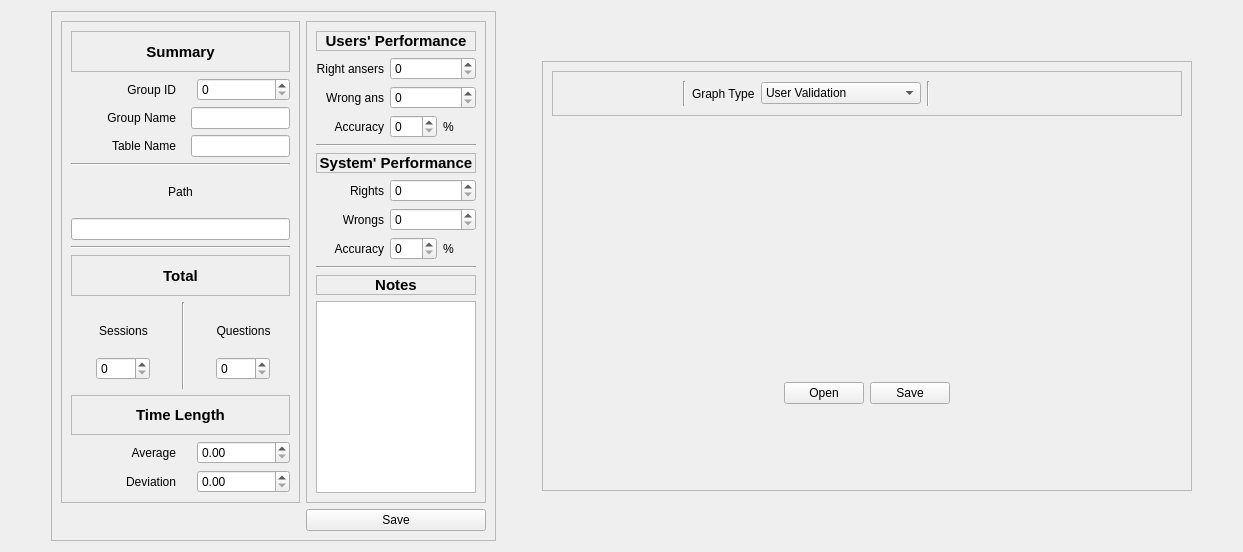
          <widget class="QWidget" name="tab_2">
           <attribute name="title">
            <string>Page</string>
           </attribute>
           <layout class="QHBoxLayout" name="horizontalLayout_20">
            <item>
             <spacer name="horizontalSpacer_75">
              <property name="orientation">
               <enum>Qt::Horizontal</enum>
              </property>
              <property name="sizeHint" stdset="0">
               <size>
                <width>40</width>
                <height>20</height>
               </size>
              </property>
             </spacer>
            </item>
            <item>
             <widget class="QFrame" name="frame_58">
              <property name="maximumSize">
               <size>
                <width>600</width>
                <height>16777215</height>
               </size>
              </property>
              <property name="frameShape">
               <enum>QFrame::StyledPanel</enum>
              </property>
              <property name="frameShadow">
               <enum>QFrame::Raised</enum>
              </property>
              <layout class="QGridLayout" name="gridLayout_93">
               <item row="0" column="1">
                <widget class="QFrame" name="frame_95">
                 <property name="minimumSize">
                  <size>
                   <width>0</width>
                   <height>0</height>
                  </size>
                 </property>
                 <property name="maximumSize">
                  <size>
                   <width>180</width>
                   <height>16777215</height>
                  </size>
                 </property>
                 <property name="frameShape">
                  <enum>QFrame::StyledPanel</enum>
                 </property>
                 <property name="frameShadow">
                  <enum>QFrame::Raised</enum>
                 </property>
                 <layout class="QGridLayout" name="gridLayout_90">
                  <item row="2" column="0">
                   <widget class="QLabel" name="label_259">
                    <property name="text">
                     <string>Right ansers</string>
                    </property>
                    <property name="alignment">
                     <set>Qt::AlignRight|Qt::AlignTrailing|Qt::AlignVCenter</set>
                    </property>
                   </widget>
                  </item>
                  <item row="9" column="0">
                   <widget class="QLabel" name="label_266">
                    <property name="text">
                     <string>Wrongs</string>
                    </property>
                    <property name="alignment">
                     <set>Qt::AlignRight|Qt::AlignTrailing|Qt::AlignVCenter</set>
                    </property>
                   </widget>
                  </item>
                  <item row="8" column="0">
                   <widget class="QLabel" name="label_267">
                    <property name="text">
                     <string>Rights</string>
                    </property>
                    <property name="alignment">
                     <set>Qt::AlignRight|Qt::AlignTrailing|Qt::AlignVCenter</set>
                    </property>
                   </widget>
                  </item>
                  <item row="4" column="0">
                   <widget class="QLabel" name="label_261">
                    <property name="text">
                     <string>Accuracy</string>
                    </property>
                    <property name="alignment">
                     <set>Qt::AlignRight|Qt::AlignTrailing|Qt::AlignVCenter</set>
                    </property>
                   </widget>
                  </item>
                  <item row="3" column="0">
                   <widget class="QLabel" name="label_262">
                    <property name="text">
                     <string>Wrong ans</string>
                    </property>
                    <property name="alignment">
                     <set>Qt::AlignRight|Qt::AlignTrailing|Qt::AlignVCenter</set>
                    </property>
                   </widget>
                  </item>
                  <item row="6" column="0" colspan="3">
                   <widget class="QLabel" name="label_264">
                    <property name="font">
                     <font>
                      <pointsize>11</pointsize>
                      <weight>75</weight>
                      <bold>true</bold>
                     </font>
                    </property>
                    <property name="frameShape">
                     <enum>QFrame::StyledPanel</enum>
                    </property>
                    <property name="text">
                     <string>System' Performance</string>
                    </property>
                    <property name="alignment">
                     <set>Qt::AlignCenter</set>
                    </property>
                   </widget>
                  </item>
                  <item row="3" column="1" colspan="2">
                   <widget class="QSpinBox" name="group_uw_spinBox">
                    <property name="maximum">
                     <number>9999</number>
                    </property>
                   </widget>
                  </item>
                  <item row="10" column="1">
                   <widget class="QSpinBox" name="group_sa_spinBox">
                    <property name="maximum">
                     <number>100</number>
                    </property>
                   </widget>
                  </item>
                  <item row="12" column="0" colspan="3">
                   <widget class="QLabel" name="label_265">
                    <property name="font">
                     <font>
                      <pointsize>11</pointsize>
                      <weight>75</weight>
                      <bold>true</bold>
                     </font>
                    </property>
                    <property name="frameShape">
                     <enum>QFrame::StyledPanel</enum>
                    </property>
                    <property name="text">
                     <string>Notes</string>
                    </property>
                    <property name="alignment">
                     <set>Qt::AlignCenter</set>
                    </property>
                   </widget>
                  </item>
                  <item row="0" column="0" colspan="3">
                   <widget class="QLabel" name="label_263">
                    <property name="font">
                     <font>
                      <pointsize>11</pointsize>
                      <weight>75</weight>
                      <bold>true</bold>
                     </font>
                    </property>
                    <property name="frameShape">
                     <enum>QFrame::StyledPanel</enum>
                    </property>
                    <property name="text">
                     <string>Users' Performance</string>
                    </property>
                    <property name="alignment">
                     <set>Qt::AlignCenter</set>
                    </property>
                   </widget>
                  </item>
                  <item row="4" column="1">
                   <widget class="QSpinBox" name="group_ua_spinBox">
                    <property name="maximum">
                     <number>100</number>
                    </property>
                   </widget>
                  </item>
                  <item row="2" column="1" colspan="2">
                   <widget class="QSpinBox" name="group_ur_spinBox">
                    <property name="maximum">
                     <number>9999</number>
                    </property>
                   </widget>
                  </item>
                  <item row="10" column="0">
                   <widget class="QLabel" name="label_268">
                    <property name="text">
                     <string>Accuracy</string>
                    </property>
                    <property name="alignment">
                     <set>Qt::AlignRight|Qt::AlignTrailing|Qt::AlignVCenter</set>
                    </property>
                   </widget>
                  </item>
                  <item row="10" column="2">
                   <widget class="QLabel" name="label_260">
                    <property name="text">
                     <string>%</string>
                    </property>
                   </widget>
                  </item>
                  <item row="4" column="2">
                   <widget class="QLabel" name="label_258">
                    <property name="text">
                     <string>%</string>
                    </property>
                   </widget>
                  </item>
                  <item row="13" column="0" colspan="3">
                   <widget class="QTextEdit" name="group_obs_textEdit"/>
                  </item>
                  <item row="5" column="0" colspan="3">
                   <widget class="Line" name="line_41">
                    <property name="orientation">
                     <enum>Qt::Horizontal</enum>
                    </property>
                   </widget>
                  </item>
                  <item row="11" column="0" colspan="3">
                   <widget class="Line" name="line_40">
                    <property name="orientation">
                     <enum>Qt::Horizontal</enum>
                    </property>
                   </widget>
                  </item>
                  <item row="8" column="1" colspan="2">
                   <widget class="QSpinBox" name="group_sr_spinBox">
                    <property name="maximum">
                     <number>9999</number>
                    </property>
                   </widget>
                  </item>
                  <item row="9" column="1" colspan="2">
                   <widget class="QSpinBox" name="group_sw_spinBox">
                    <property name="maximum">
                     <number>9999</number>
                    </property>
                   </widget>
                  </item>
                 </layout>
                </widget>
               </item>
               <item row="0" column="0">
                <widget class="QFrame" name="frame_84">
                 <property name="maximumSize">
                  <size>
                   <width>239</width>
                   <height>16777215</height>
                  </size>
                 </property>
                 <property name="frameShape">
                  <enum>QFrame::StyledPanel</enum>
                 </property>
                 <property name="frameShadow">
                  <enum>QFrame::Raised</enum>
                 </property>
                 <layout class="QGridLayout" name="gridLayout_87">
                  <item row="8" column="0" colspan="4">
                   <widget class="QLabel" name="label_270">
                    <property name="font">
                     <font>
                      <pointsize>11</pointsize>
                      <weight>75</weight>
                      <bold>true</bold>
                     </font>
                    </property>
                    <property name="frameShape">
                     <enum>QFrame::StyledPanel</enum>
                    </property>
                    <property name="text">
                     <string>Total</string>
                    </property>
                    <property name="alignment">
                     <set>Qt::AlignCenter</set>
                    </property>
                   </widget>
                  </item>
                  <item row="9" column="1" rowspan="2">
                   <widget class="Line" name="line">
                    <property name="orientation">
                     <enum>Qt::Vertical</enum>
                    </property>
                   </widget>
                  </item>
                  <item row="2" column="0">
                   <widget class="QLabel" name="label_162">
                    <property name="text">
                     <string>Group Name</string>
                    </property>
                    <property name="alignment">
                     <set>Qt::AlignRight|Qt::AlignTrailing|Qt::AlignVCenter</set>
                    </property>
                   </widget>
                  </item>
                  <item row="13" column="3">
                   <widget class="QDoubleSpinBox" name="group_timeSd_doubleSpinBox"/>
                  </item>
                  <item row="9" column="0" rowspan="2">
                   <widget class="QWidget" name="widget_16" native="true">
                    <layout class="QGridLayout" name="gridLayout_88">
                     <item row="1" column="2">
                      <widget class="QSpinBox" name="group_participants_spinBox">
                       <property name="maximum">
                        <number>9999</number>
                       </property>
                      </widget>
                     </item>
                     <item row="1" column="1">
                      <spacer name="horizontalSpacer_65">
                       <property name="orientation">
                        <enum>Qt::Horizontal</enum>
                       </property>
                       <property name="sizeHint" stdset="0">
                        <size>
                         <width>0</width>
                         <height>20</height>
                        </size>
                       </property>
                      </spacer>
                     </item>
                     <item row="1" column="4">
                      <spacer name="horizontalSpacer_66">
                       <property name="orientation">
                        <enum>Qt::Horizontal</enum>
                       </property>
                       <property name="sizeHint" stdset="0">
                        <size>
                         <width>40</width>
                         <height>20</height>
                        </size>
                       </property>
                      </spacer>
                     </item>
                     <item row="1" column="0">
                      <spacer name="horizontalSpacer_73">
                       <property name="orientation">
                        <enum>Qt::Horizontal</enum>
                       </property>
                       <property name="sizeHint" stdset="0">
                        <size>
                         <width>40</width>
                         <height>20</height>
                        </size>
                       </property>
                      </spacer>
                     </item>
                     <item row="0" column="0" colspan="5">
                      <widget class="QLabel" name="label_253">
                       <property name="text">
                        <string>Sessions</string>
                       </property>
                       <property name="alignment">
                        <set>Qt::AlignCenter</set>
                       </property>
                      </widget>
                     </item>
                    </layout>
                   </widget>
                  </item>
                  <item row="2" column="2" colspan="2">
                   <widget class="QLineEdit" name="group_name_lineEdit"/>
                  </item>
                  <item row="0" column="0" colspan="4">
                   <widget class="QLabel" name="label_252">
                    <property name="font">
                     <font>
                      <pointsize>11</pointsize>
                      <weight>75</weight>
                      <bold>true</bold>
                     </font>
                    </property>
                    <property name="frameShape">
                     <enum>QFrame::StyledPanel</enum>
                    </property>
                    <property name="text">
                     <string>Summary</string>
                    </property>
                    <property name="alignment">
                     <set>Qt::AlignCenter</set>
                    </property>
                   </widget>
                  </item>
                  <item row="9" column="3" rowspan="2">
                   <widget class="QWidget" name="widget_17" native="true">
                    <layout class="QGridLayout" name="gridLayout_89">
                     <item row="1" column="1">
                      <widget class="QSpinBox" name="group_total_questions_spinBox">
                       <property name="maximum">
                        <number>9999</number>
                       </property>
                      </widget>
                     </item>
                     <item row="1" column="2">
                      <spacer name="horizontalSpacer_68">
                       <property name="orientation">
                        <enum>Qt::Horizontal</enum>
                       </property>
                       <property name="sizeHint" stdset="0">
                        <size>
                         <width>40</width>
                         <height>20</height>
                        </size>
                       </property>
                      </spacer>
                     </item>
                     <item row="0" column="0" colspan="3">
                      <widget class="QLabel" name="label_254">
                       <property name="text">
                        <string>Questions</string>
                       </property>
                       <property name="alignment">
                        <set>Qt::AlignCenter</set>
                       </property>
                      </widget>
                     </item>
                     <item row="1" column="0">
                      <spacer name="horizontalSpacer_67">
                       <property name="orientation">
                        <enum>Qt::Horizontal</enum>
                       </property>
                       <property name="sizeHint" stdset="0">
                        <size>
                         <width>40</width>
                         <height>20</height>
                        </size>
                       </property>
                      </spacer>
                     </item>
                    </layout>
                   </widget>
                  </item>
                  <item row="1" column="0">
                   <widget class="QLabel" name="label_255">
                    <property name="text">
                     <string>Group ID</string>
                    </property>
                    <property name="alignment">
                     <set>Qt::AlignRight|Qt::AlignTrailing|Qt::AlignVCenter</set>
                    </property>
                   </widget>
                  </item>
                  <item row="1" column="3">
                   <widget class="QSpinBox" name="group_id_spinBox"/>
                  </item>
                  <item row="13" column="0">
                   <widget class="QLabel" name="label_257">
                    <property name="text">
                     <string>Deviation</string>
                    </property>
                    <property name="alignment">
                     <set>Qt::AlignRight|Qt::AlignTrailing|Qt::AlignVCenter</set>
                    </property>
                   </widget>
                  </item>
                  <item row="12" column="3">
                   <widget class="QDoubleSpinBox" name="group_timeAv_doubleSpinBox"/>
                  </item>
                  <item row="12" column="0">
                   <widget class="QLabel" name="label_256">
                    <property name="text">
                     <string>Average</string>
                    </property>
                    <property name="alignment">
                     <set>Qt::AlignRight|Qt::AlignTrailing|Qt::AlignVCenter</set>
                    </property>
                   </widget>
                  </item>
                  <item row="11" column="0" colspan="4">
                   <widget class="QLabel" name="label_271">
                    <property name="font">
                     <font>
                      <pointsize>11</pointsize>
                      <weight>75</weight>
                      <bold>true</bold>
                     </font>
                    </property>
                    <property name="frameShape">
                     <enum>QFrame::StyledPanel</enum>
                    </property>
                    <property name="text">
                     <string>Time Length</string>
                    </property>
                    <property name="alignment">
                     <set>Qt::AlignCenter</set>
                    </property>
                   </widget>
                  </item>
                  <item row="3" column="0">
                   <widget class="QLabel" name="label_251">
                    <property name="text">
                     <string>Table Name</string>
                    </property>
                    <property name="alignment">
                     <set>Qt::AlignRight|Qt::AlignTrailing|Qt::AlignVCenter</set>
                    </property>
                   </widget>
                  </item>
                  <item row="6" column="0" colspan="4">
                   <widget class="QLineEdit" name="group_int_lineEdit"/>
                  </item>
                  <item row="3" column="2" colspan="2">
                   <widget class="QLineEdit" name="group_savedname_lineEdit"/>
                  </item>
                  <item row="4" column="0" colspan="4">
                   <widget class="Line" name="line_38">
                    <property name="orientation">
                     <enum>Qt::Horizontal</enum>
                    </property>
                   </widget>
                  </item>
                  <item row="5" column="0" colspan="4">
                   <widget class="QLabel" name="label_235">
                    <property name="text">
                     <string>Path</string>
                    </property>
                    <property name="alignment">
                     <set>Qt::AlignCenter</set>
                    </property>
                   </widget>
                  </item>
                  <item row="7" column="0" colspan="4">
                   <widget class="Line" name="line_37">
                    <property name="orientation">
                     <enum>Qt::Horizontal</enum>
                    </property>
                   </widget>
                  </item>
                 </layout>
                </widget>
               </item>
               <item row="1" column="1">
                <widget class="QPushButton" name="group_eval_save_button">
                 <property name="text">
                  <string>Save</string>
                 </property>
                </widget>
               </item>
               <item row="1" column="0">
                <spacer name="horizontalSpacer_77">
                 <property name="orientation">
                  <enum>Qt::Horizontal</enum>
                 </property>
                 <property name="sizeHint" stdset="0">
                  <size>
                   <width>40</width>
                   <height>20</height>
                  </size>
                 </property>
                </spacer>
               </item>
              </layout>
             </widget>
            </item>
            <item>
             <spacer name="horizontalSpacer_72">
              <property name="orientation">
               <enum>Qt::Horizontal</enum>
              </property>
              <property name="sizeHint" stdset="0">
               <size>
                <width>40</width>
                <height>20</height>
               </size>
              </property>
             </spacer>
            </item>
            <item>
             <widget class="QFrame" name="frame_61">
              <property name="minimumSize">
               <size>
                <width>650</width>
                <height>0</height>
               </size>
              </property>
              <property name="maximumSize">
               <size>
                <width>700</width>
                <height>430</height>
               </size>
              </property>
              <property name="frameShape">
               <enum>QFrame::StyledPanel</enum>
              </property>
              <property name="frameShadow">
               <enum>QFrame::Raised</enum>
              </property>
              <layout class="QGridLayout" name="gridLayout_91">
               <item row="1" column="0">
                <spacer name="horizontalSpacer_76">
                 <property name="orientation">
                  <enum>Qt::Horizontal</enum>
                 </property>
                 <property name="sizeHint" stdset="0">
                  <size>
                   <width>40</width>
                   <height>20</height>
                  </size>
                 </property>
                </spacer>
               </item>
               <item row="1" column="1" colspan="2">
                <widget class="QLabel" name="group_display_graph">
                 <property name="maximumSize">
                  <size>
                   <width>400</width>
                   <height>300</height>
                  </size>
                 </property>
                 <property name="pixmap">
                  <pixmap resource="imgs.qrc">:/imgs/no-image-icon-11.PNG</pixmap>
                 </property>
                 <property name="scaledContents">
                  <bool>true</bool>
                 </property>
                </widget>
               </item>
               <item row="1" column="3">
                <spacer name="horizontalSpacer_78">
                 <property name="orientation">
                  <enum>Qt::Horizontal</enum>
                 </property>
                 <property name="sizeHint" stdset="0">
                  <size>
                   <width>40</width>
                   <height>20</height>
                  </size>
                 </property>
                </spacer>
               </item>
               <item row="2" column="1" colspan="2">
                <widget class="QWidget" name="widget_19" native="true">
                 <layout class="QHBoxLayout" name="horizontalLayout_29">
                  <item>
                   <spacer name="horizontalSpacer_80">
                    <property name="orientation">
                     <enum>Qt::Horizontal</enum>
                    </property>
                    <property name="sizeHint" stdset="0">
                     <size>
                      <width>94</width>
                      <height>20</height>
                     </size>
                    </property>
                   </spacer>
                  </item>
                  <item>
                   <widget class="QPushButton" name="group_open_graph_button">
                    <property name="text">
                     <string>Open</string>
                    </property>
                   </widget>
                  </item>
                  <item>
                   <widget class="QPushButton" name="group_save_graph_button">
                    <property name="text">
                     <string>Save</string>
                    </property>
                   </widget>
                  </item>
                  <item>
                   <spacer name="horizontalSpacer_81">
                    <property name="orientation">
                     <enum>Qt::Horizontal</enum>
                    </property>
                    <property name="sizeHint" stdset="0">
                     <size>
                      <width>94</width>
                      <height>20</height>
                     </size>
                    </property>
                   </spacer>
                  </item>
                 </layout>
                </widget>
               </item>
               <item row="0" column="0" colspan="4">
                <widget class="QFrame" name="frame_18">
                 <property name="maximumSize">
                  <size>
                   <width>16777215</width>
                   <height>45</height>
                  </size>
                 </property>
                 <property name="frameShape">
                  <enum>QFrame::StyledPanel</enum>
                 </property>
                 <layout class="QHBoxLayout" name="horizontalLayout_7">
                  <item>
                   <spacer name="horizontalSpacer_69">
                    <property name="orientation">
                     <enum>Qt::Horizontal</enum>
                    </property>
                    <property name="sizeHint" stdset="0">
                     <size>
                      <width>40</width>
                      <height>20</height>
                     </size>
                    </property>
                   </spacer>
                  </item>
                  <item>
                   <widget class="Line" name="line_28">
                    <property name="orientation">
                     <enum>Qt::Vertical</enum>
                    </property>
                   </widget>
                  </item>
                  <item>
                   <widget class="QLabel" name="label_272">
                    <property name="text">
                     <string>Graph Type</string>
                    </property>
                   </widget>
                  </item>
                  <item>
                   <widget class="QComboBox" name="group_graph_type_comboBox">
                    <property name="minimumSize">
                     <size>
                      <width>160</width>
                      <height>0</height>
                     </size>
                    </property>
                    <property name="maximumSize">
                     <size>
                      <width>160</width>
                      <height>16777215</height>
                     </size>
                    </property>
                    <item>
                     <property name="text">
                      <string>User Validation</string>
                     </property>
                    </item>
                    <item>
                     <property name="text">
                      <string>System Validation</string>
                     </property>
                    </item>
                    <item>
                     <property name="text">
                      <string>User Accuracy</string>
                     </property>
                    </item>
                    <item>
                     <property name="text">
                      <string>System Accuracy</string>
                     </property>
                    </item>
                   </widget>
                  </item>
                  <item>
                   <widget class="Line" name="line_36">
                    <property name="orientation">
                     <enum>Qt::Vertical</enum>
                    </property>
                   </widget>
                  </item>
                  <item>
                   <spacer name="horizontalSpacer_71">
                    <property name="orientation">
                     <enum>Qt::Horizontal</enum>
                    </property>
                    <property name="sizeHint" stdset="0">
                     <size>
                      <width>40</width>
                      <height>20</height>
                     </size>
                    </property>
                   </spacer>
                  </item>
                  <item>
                   <spacer name="horizontalSpacer_70">
                    <property name="orientation">
                     <enum>Qt::Horizontal</enum>
                    </property>
                    <property name="sizeHint" stdset="0">
                     <size>
                      <width>40</width>
                      <height>20</height>
                     </size>
                    </property>
                   </spacer>
                  </item>
                 </layout>
                </widget>
               </item>
              </layout>
             </widget>
            </item>
            <item>
             <spacer name="horizontalSpacer_74">
              <property name="orientation">
               <enum>Qt::Horizontal</enum>
              </property>
              <property name="sizeHint" stdset="0">
               <size>
                <width>40</width>
                <height>20</height>
               </size>
              </property>
             </spacer>
            </item>
           </layout>
          </widget>
